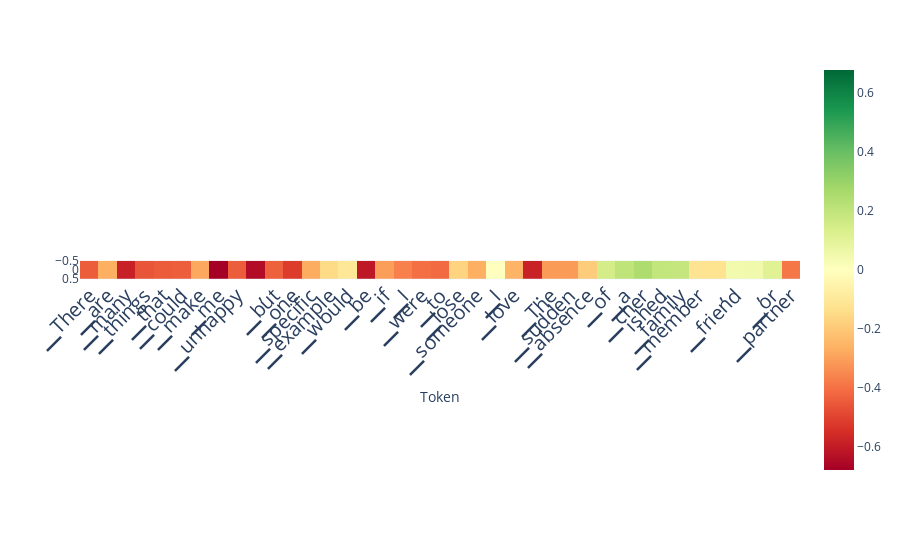

Notebook code cell kept with this figure:
### Code cell
from lmdoctor.plot_utils import plot_scores_per_token
scores_per_token = ld.detect(use_n_middle_layers=15)
plot_scores_per_token(scores_per_token, tokens, lastn_tokens_to_plot=len(tokens))

### Figure 1 — Plotly figure (JSON) as saved in the notebook; plotly's stock layout.template omitted (floating-point values rounded to 4 significant figures)
{"data": [{"coloraxis": "coloraxis", "hovertemplate": "Token: %{x}<br>y: %{y}<br>color: %{z}<extra></extra>", "name": "0", "type": "heatmap", "xaxis": "x", "yaxis": "y", "z": [[-0.4414, -0.2686, -0.585, -0.4604, -0.4431, -0.4402, -0.281, -0.6772, -0.4426, -0.6421, -0.4341, -0.5156, -0.2734, -0.147, -0.1057, -0.6099, -0.3044, -0.3667, -0.4004, -0.4136, -0.1667, -0.2664, 0.002871, -0.2554, -0.5815, -0.3098, -0.3096, -0.1904, 0.1466, 0.2057, 0.2494, 0.1971, 0.1897, -0.1161, -0.1205, 0.04602, 0.04843, 0.1108, -0.3848]]}], "layout": {"autosize": true, "coloraxis": {"cmax": 0.6772, "cmin": -0.6772, "colorscale": [[0, "rgb(165,0,38)"], [0.1, "rgb(215,48,39)"], [0.2, "rgb(244,109,67)"], [0.3, "rgb(253,174,97)"], [0.4, "rgb(254,224,139)"], [0.5, "rgb(255,255,191)"], [0.6, "rgb(217,239,139)"], [0.7, "rgb(166,217,106)"], [0.8, "rgb(102,189,99)"], [0.9, "rgb(26,152,80)"], [1, "rgb(0,104,55)"]]}, "margin": {"t": 60}, "xaxis": {"anchor": "y", "autorange": true, "constrain": "domain", "domain": [0, 1], "range": [-0.5, 38.5], "scaleanchor": "y", "tickangle": -45, "tickfont": {"size": 20}, "ticktext": ["▁There", "▁are", "▁many", "▁things", "▁that", "▁could", "▁make", "▁me", "▁unhappy", ",", "▁but", "▁one", "▁specific", "▁example", "▁would", "▁be", "▁if", "▁I", "▁were", "▁to", "▁lose", "▁someone", "▁I", "▁love", ".", "▁The", "▁sudden", "▁absence", "▁of", "▁a", "▁cher", "ished", "▁family", "▁member", ",", "▁friend", ",", "▁or", "▁partner", "▁would"], "tickvals": [0, 1, 2, 3, 4, 5, 6, 7, 8, 9, 10, 11, 12, 13, 14, 15, 16, 17, 18, 19, 20, 21, 22, 23, 24, 25, 26, 27, 28, 29, 30, 31, 32, 33, 34, 35, 36, 37, 38, 39], "title": {"text": "Token"}}, "yaxis": {"anchor": "x", "autorange": true, "constrain": "domain", "domain": [0.4531, 0.5469], "range": [0.5, -0.5]}}}
